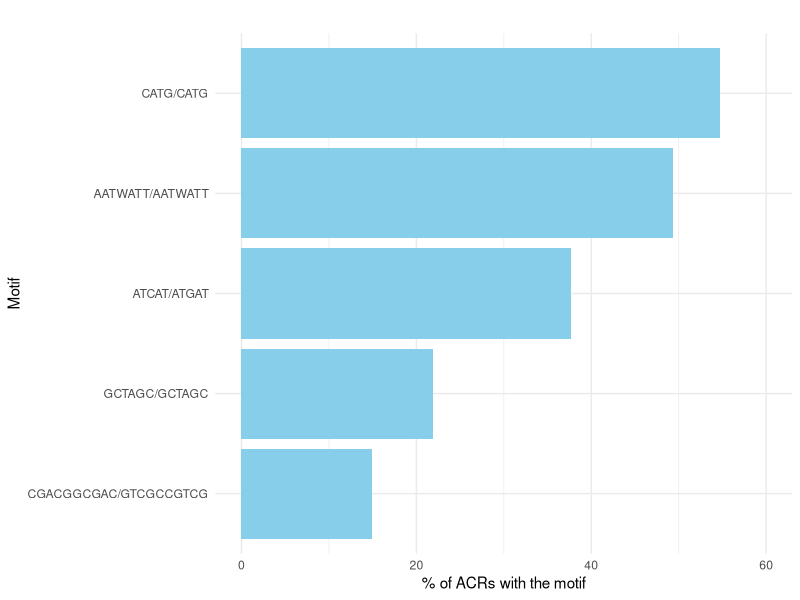
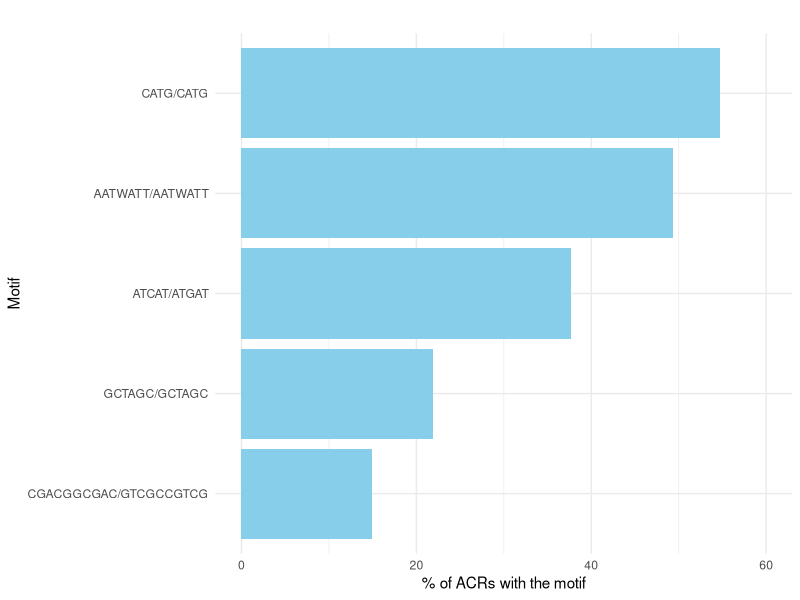
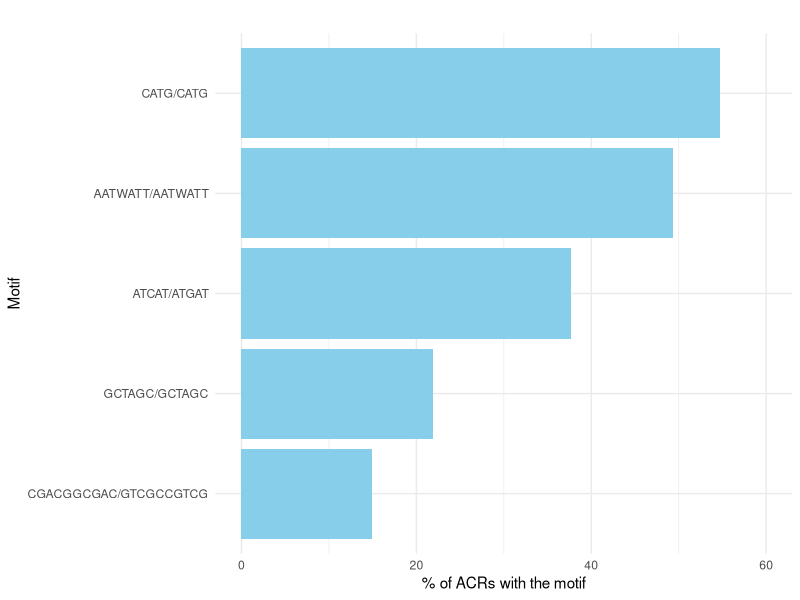
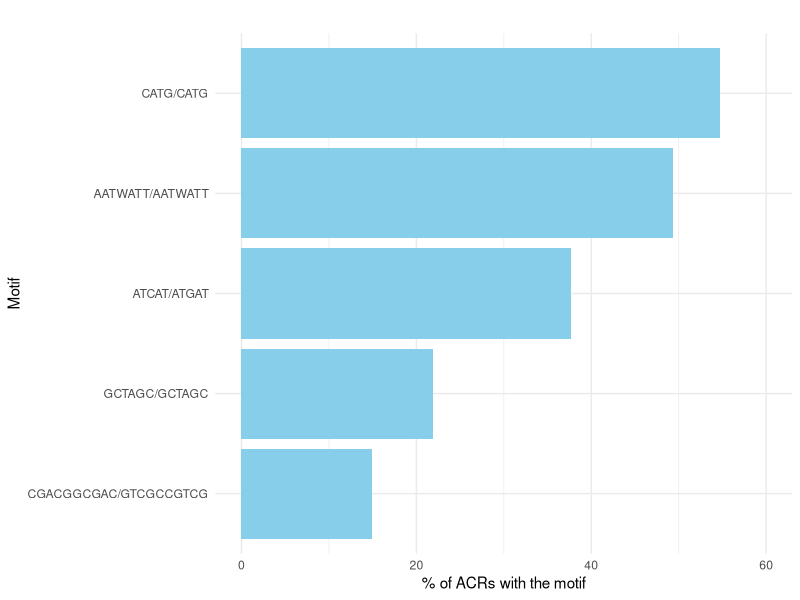

Reproduce these figures in R, in order.
##For quick I ran it through my mac

library(ggplot2)
Bif3Higher <- data.frame(Motif=c("ATCAT/ATGAT",
                                 "CGACGGCGAC/GTCGCCGTCG",
                                 "GCTAGC/GCTAGC",
                                 "AATWATT/AATWATT",
                                 "CATG/CATG"),
                         Ratio=c(37.7,
                                 14.9,
                                 21.9,
                                 49.4,
                                 54.7))
setwd("/Users/sohyun/Documents/2.SingleCellATAC/13.Data")
Bif3Higher$Motif <- reorder(Bif3Higher$Motif, Bif3Higher$Ratio)

ggplot(Bif3Higher, aes(y = Motif, x = Ratio)) +
  geom_bar(stat = "identity", fill = "skyblue") +
  labs(x = "Ratio", y = "Motif") +
  ggtitle("") +
  theme_minimal()+
  xlab("% of ACRs with the motif")+
  coord_cartesian(xlim = c(0, 60))

ggsave("Bif3HigherdACR_Motif_bar_plot.pdf", width = 4, height = 3)

######

A619Higher <- data.frame(Motif=c("ATCAT/ATGAT",
                                 "CGACGGCGAC/GTCGCCGTCG",
                                 "GCTAGC/GCTAGC",
                                 "AATWATT/AATWATT",
                                 "CATG/CATG"),
                         Ratio=c(37.7,
                                 14.9,
                                 21.9,
                                 49.4,
                                 54.7))
A619Higher$Motif <- reorder(A619Higher$Motif, A619Higher$Ratio)

ggplot(A619Higher, aes(y = Motif, x = Ratio)) +
  geom_bar(stat = "identity", fill = "skyblue") +
  labs(x = "Ratio", y = "Motif") +
  ggtitle("") +
  theme_minimal()+
  xlab("% of ACRs with the motif")+
  coord_cartesian(xlim = c(0, 60))

ggsave("A619HigherdACR_Motif_bar_plot.pdf", width = 4, height = 4)

